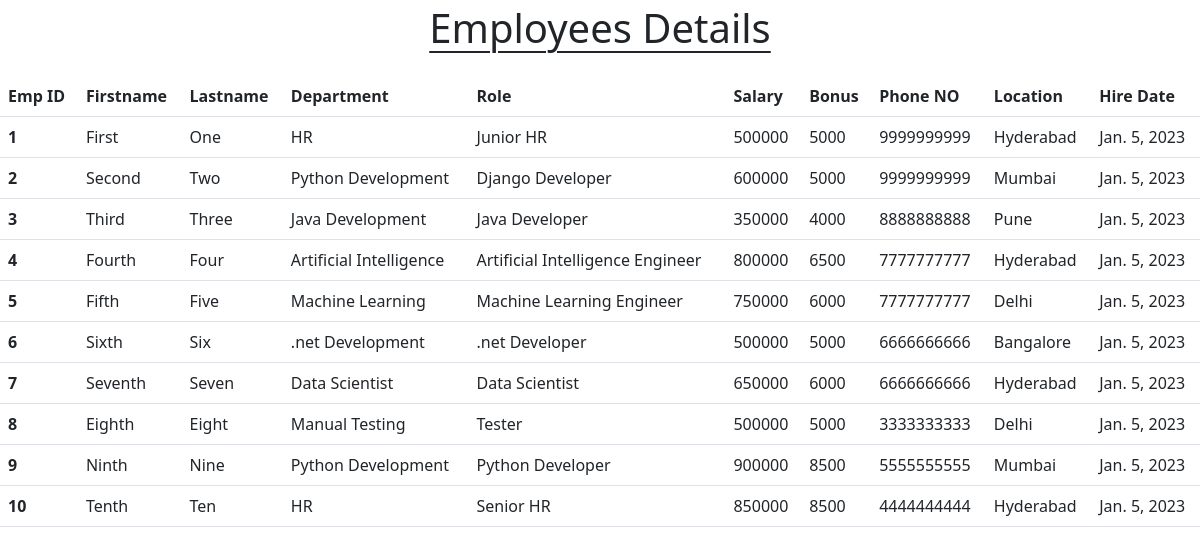
The app's page /all-emp, older data.
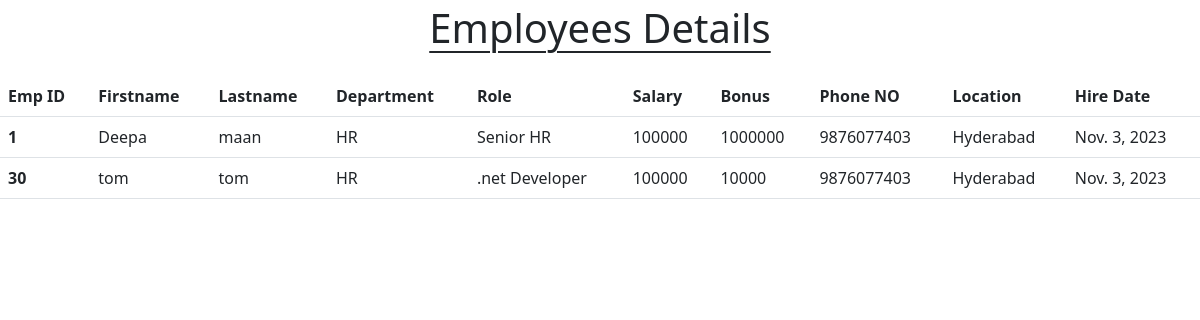
The same page, newer data.
### emp_app/models.py (models this page shows, shortened)
class Employee(models.Model):
    emp_id = models.AutoField(primary_key=True)
    first_name = models.CharField(max_length=50, null=False)
    last_name = models.CharField(max_length=50)
    dept = models.ForeignKey(Department, on_delete=models.CASCADE)
    salary = models.IntegerField(default=0)
    bonus = models.IntegerField(default=0)
    role = models.ForeignKey(Role, on_delete=models.CASCADE)
    phone_num = models.IntegerField(default=0)
    hire_date = models.DateField()

class Department(models.Model):
    name = models.CharField(max_length=50, null=False)
    location = models.CharField(max_length=100)

class Role(models.Model):
    name = models.CharField(max_length=50, null=False)

### emp_app/views.py (the view)
# urls.py: path('all-emp', views.allEmp, name='all-emp'),
def allEmp(request):
    emps = Employee.objects.all()
    context = {
        'emps' : emps
    }
    return render(request, 'all_emp.html', context)

### emp_app/templates/all_emp.html (shortened to what this page needs)
<!doctype html>
<html lang="en">
  <head>
    <link href="https://cdn.jsdelivr.net/npm/bootstrap@5.3.0-alpha1/dist/css/bootstrap.min.css" rel="stylesheet">
  </head>
  <body>
    <h1 class="text-center AED my-1">Employees Details</h1>
    <table class="table my-4">
      <thead>
        <tr>
          <th scope="col">Emp ID</th>
            <th scope="col">Firstname</th>
            <th scope="col">Lastname</th>
            <th scope="col">Department</th>
            <th scope="col">Role</th>
            <th scope="col">Salary</th>
            <th scope="col">Bonus</th>
            <th scope="col">Phone NO</th>
            <th scope="col">Location</th>
            <th scope="col">Hire Date</th>
          </tr>
        </thead>
        <tbody>
          {% for emp in emps %}
          <tr>
            <th scope="row">{{emp.emp_id}}</th>
            <td>{{emp.first_name}}</td>
            <td>{{emp.last_name}}</td>
            <td>{{emp.dept.name}}</td>
            <td>{{emp.role.name}}</td>
            <td>{{emp.salary}}</td>
            <td>{{emp.bonus}}</td>
            <td>{{emp.phone_num}}</td>
            <td>{{emp.dept.location}}</td>
            <td>{{emp.hire_date}}</td>
          </tr>
          {% endfor %}
        </tbody>
      </table>
  </body>
</html>

### emp_app/templates/all_emp.html (style rules this page uses)
.AED { text-decoration: underline; text-underline-offset: 0.5rem; text-decoration-thickness: 0.15rem; }

Row changes from the older to the newer data that the page shows:
removed Employee: emp_id "2", first_name "Second", last_name "Two", dept.name "Python Development", role.name "Django Developer", salary "600000", bonus "5000", phone_num "9999999999", dept.location "Mumbai", hire_date "Jan. 5, 2023"
removed Employee: emp_id "3", first_name "Third", last_name "Three", dept.name "Java Development", role.name "Java Developer", salary "350000", bonus "4000", phone_num "8888888888", dept.location "Pune", hire_date "Jan. 5, 2023"
removed Employee: emp_id "4", first_name "Fourth", last_name "Four", dept.name "Artificial Intelligence", role.name "Artificial Intelligence Engineer", salary "800000", bonus "6500", phone_num "7777777777", dept.location "Hyderabad", hire_date "Jan. 5, 2023"
removed Employee: emp_id "5", first_name "Fifth", last_name "Five", dept.name "Machine Learning", role.name "Machine Learning Engineer", salary "750000", bonus "6000", phone_num "7777777777", dept.location "Delhi", hire_date "Jan. 5, 2023"
removed Employee: emp_id "6", first_name "Sixth", last_name "Six", dept.name ".net Development", role.name ".net Developer", salary "500000", bonus "5000", phone_num "6666666666", dept.location "Bangalore", hire_date "Jan. 5, 2023"
removed Employee: emp_id "7", first_name "Seventh", last_name "Seven", dept.name "Data Scientist", role.name "Data Scientist", salary "650000", bonus "6000", phone_num "6666666666", dept.location "Hyderabad", hire_date "Jan. 5, 2023"
removed Employee: emp_id "8", first_name "Eighth", last_name "Eight", dept.name "Manual Testing", role.name "Tester", salary "500000", bonus "5000", phone_num "3333333333", dept.location "Delhi", hire_date "Jan. 5, 2023"
removed Employee: emp_id "9", first_name "Ninth", last_name "Nine", dept.name "Python Development", role.name "Python Developer", salary "900000", bonus "8500", phone_num "5555555555", dept.location "Mumbai", hire_date "Jan. 5, 2023"
removed Employee: emp_id "10", first_name "Tenth", last_name "Ten", dept.name "HR", role.name "Senior HR", salary "850000", bonus "8500", phone_num "4444444444", dept.location "Hyderabad", hire_date "Jan. 5, 2023"
changed Employee id 1: first_name "First" → "Deepa"; last_name "One" → "maan"; role.name "Junior HR" → "Senior HR"; salary "500000" → "100000"; bonus "5000" → "1000000"; phone_num "9999999999" → "9876077403"; hire_date "Jan. 5, 2023" → "Nov. 3, 2023"
added Employee: emp_id "30", first_name "tom", last_name "tom", dept.name "HR", role.name ".net Developer", salary "100000", bonus "10000", phone_num "9876077403", dept.location "Hyderabad", hire_date "Nov. 3, 2023"
